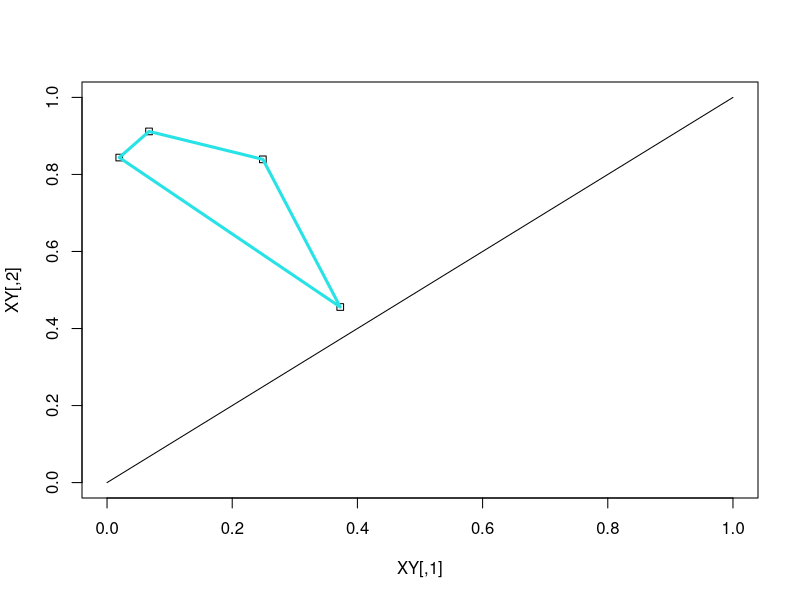
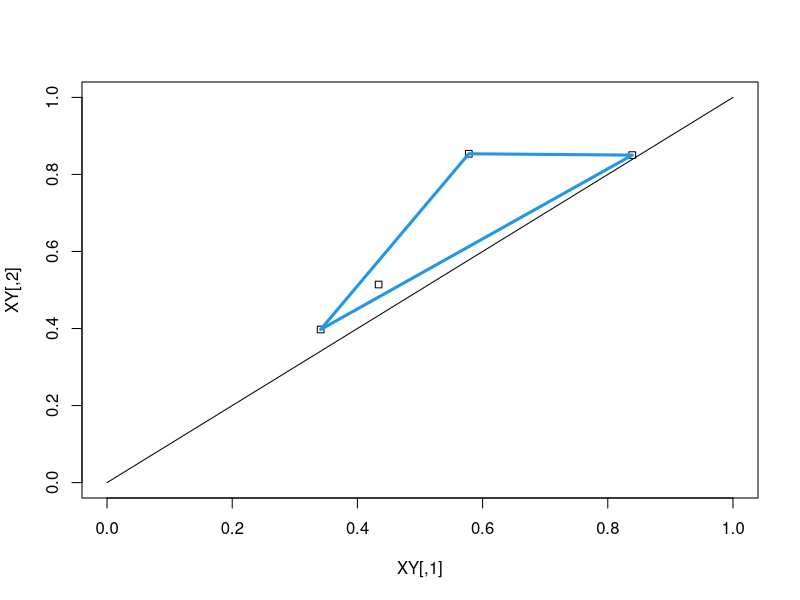
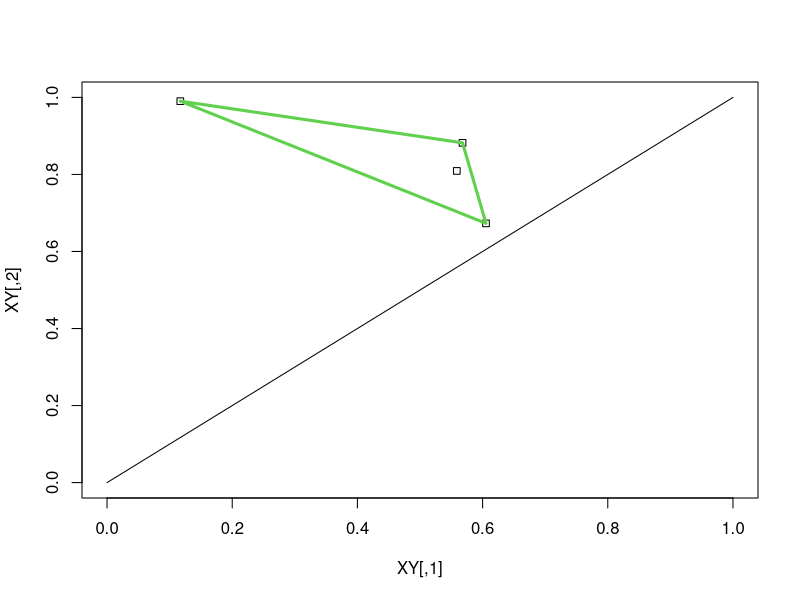
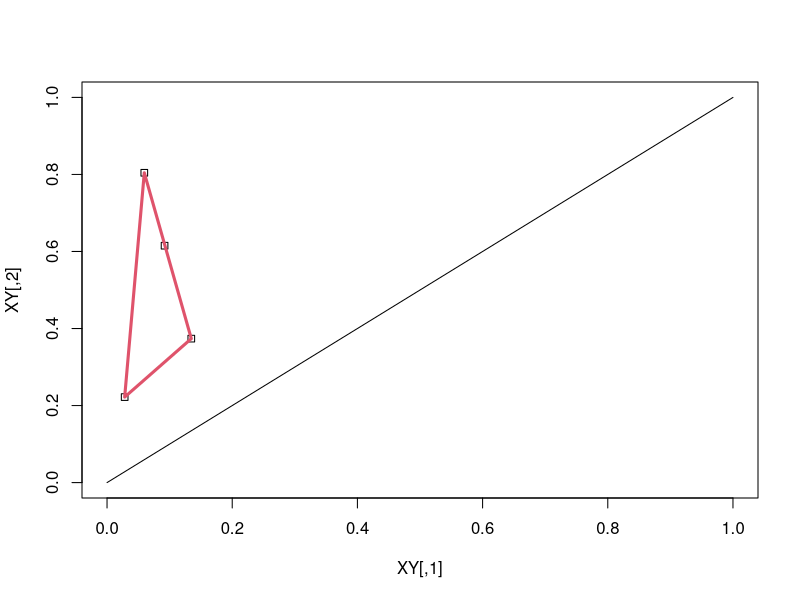
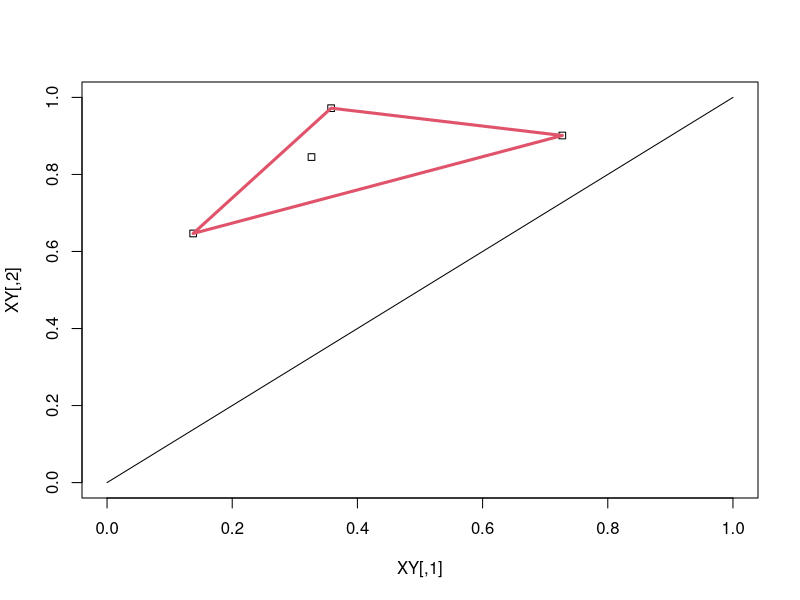
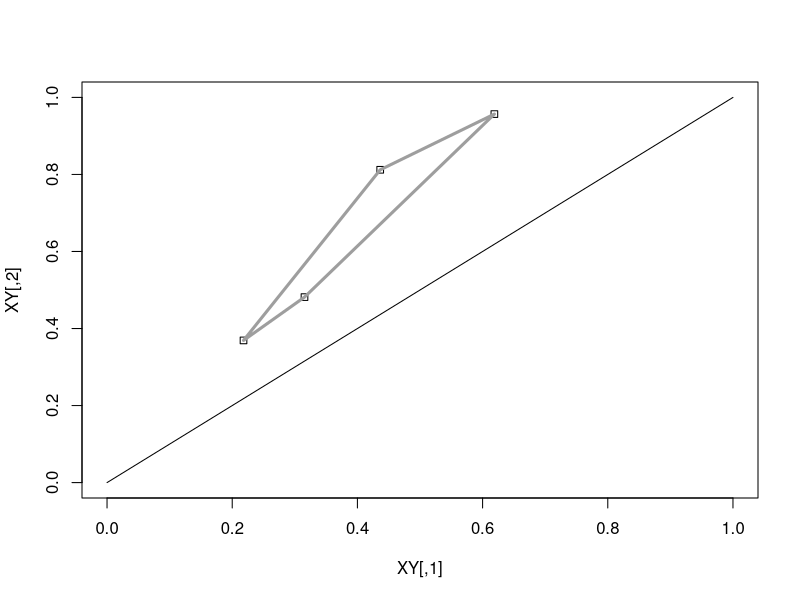
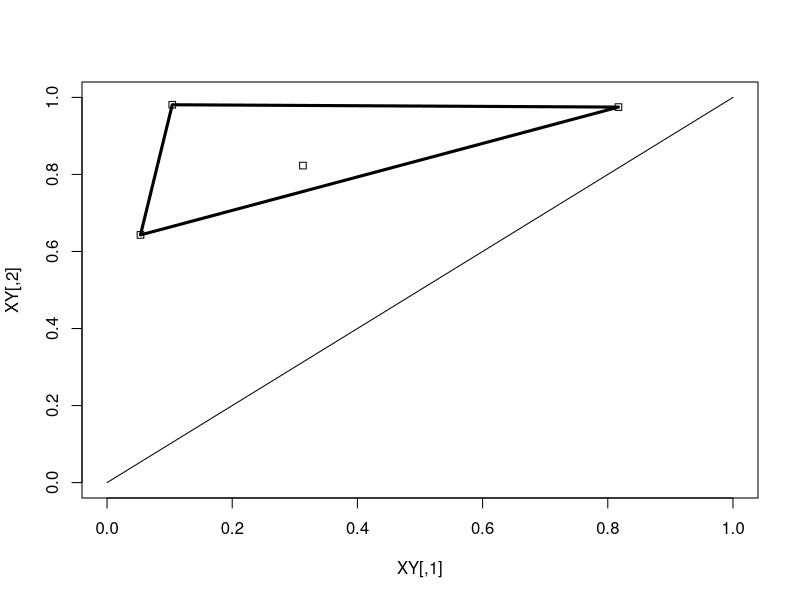
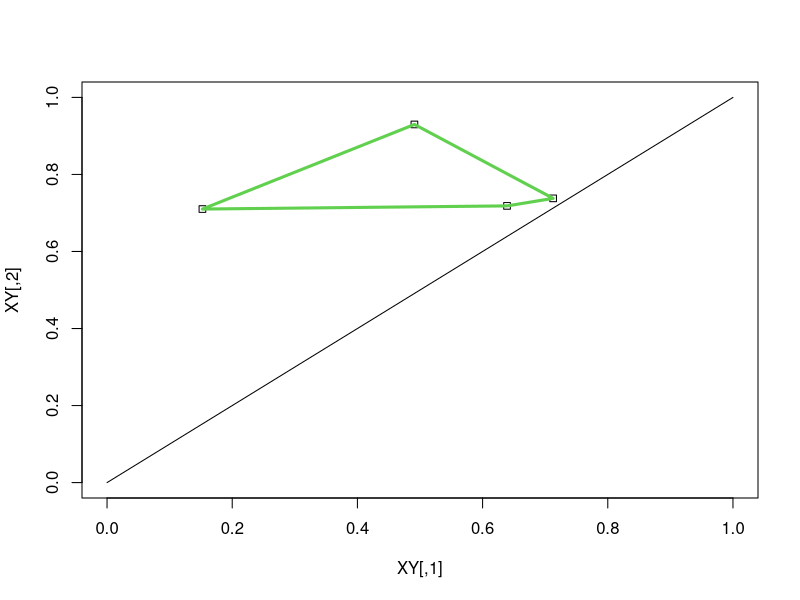

Generate these figures, in order, with R: (Note: this script raises an error after producing the figures.)
smry <- function(XY){	         # more detailed than built-in 'summary' function
        mu <- mean(XY)
        sigma <- sd(XY)
        a <- min(XY)
        q25 <- quantile(XY,0.25)
        q50 <- quantile(XY,0.50)
        q75 <- quantile(XY,0.75)
        b <- max(XY)
        c(mu=mu,sigma=sigma,min=a,q25,q50,q75,max=b)}

# SIMULATION (from geometry)

CL <- function(o) floor(657*runif(1))+1     # random color

# 9.  Do the same as in the previous problem, except select the four points
#     randomly in an isosceles right triangular region.

# Without loss of generality, assume the points are in the triangle bounded
# by the lines y=x, x=0 & y=1, i.e., each y-coordinate > corresp x-coordinate.

# One student's code involved a "for" loop:

cnvx <- function(n)          
{
  XY <- matrix(runif(n*2), ncol=2) 
  tmp <- 0
  for (i in 1:n) {
       if (XY[i,1] > XY[i,2]) {
           tmp <- XY[i,1]
           XY[i,1] <- XY[i,2]
           XY[i,2] <- tmp
       }
   }
  XY
}

cnvx(5)

# which does exactly what the "sort" function does for each row:
 
CNVX <- function(n)          
{
  XY <- matrix(runif(n*2), ncol=2)
  t(apply(XY,1,sort)) 
}            

CNVX(5)

LS <- function(o)         # select four points randomly in isosceles right triangle
{
  XY <- CNVX(4)
  x11(width=5,height=5.5)    # keep old plot and open a new plotting window
  plot(XY,xlim=0:1,ylim=0:1,pch=22)
  h <- chull(XY)
  h <- c(h, h[1])
  lines(XY[h, ],col=CL(),lwd=3)
  lines(matrix(c(0,1,0,1),nrow=2,ncol=2),col="black",lwd=1)
  XY
}

LS()
LS()
LS()

for (j in 1:50)
  {
    Sys.sleep(1.0)   #suspends execution for 1.0 sec
    LS()
  }

graphics.off()   # close all plots altogether

rnd.P <- function(m)      # convex hull of 4 points in isosceles right triangle
{
  t(sapply(1:m, function (o)   
       {
  	XY <- CNVX(4)
  	h <- chull(XY)
  	P <- length(h)
	P
       }))
}

sum(rnd.P(10000)==3)/10000
1/3
